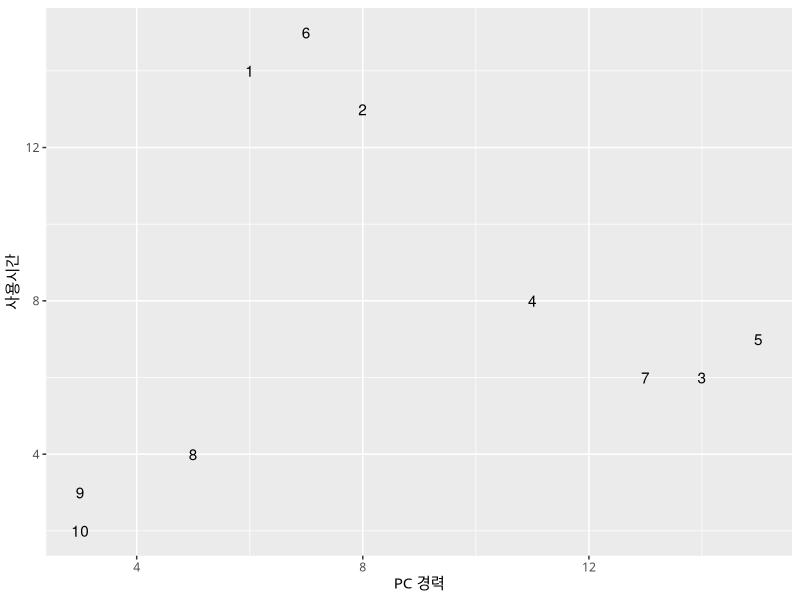
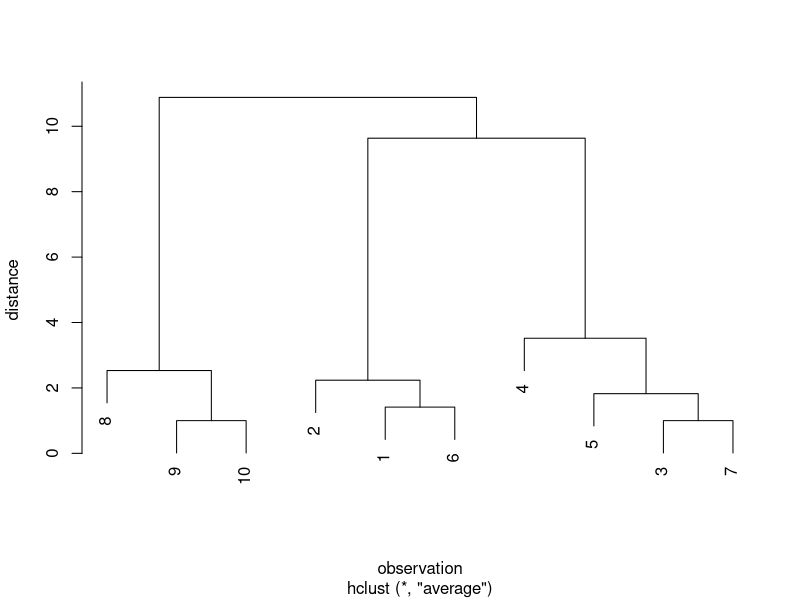
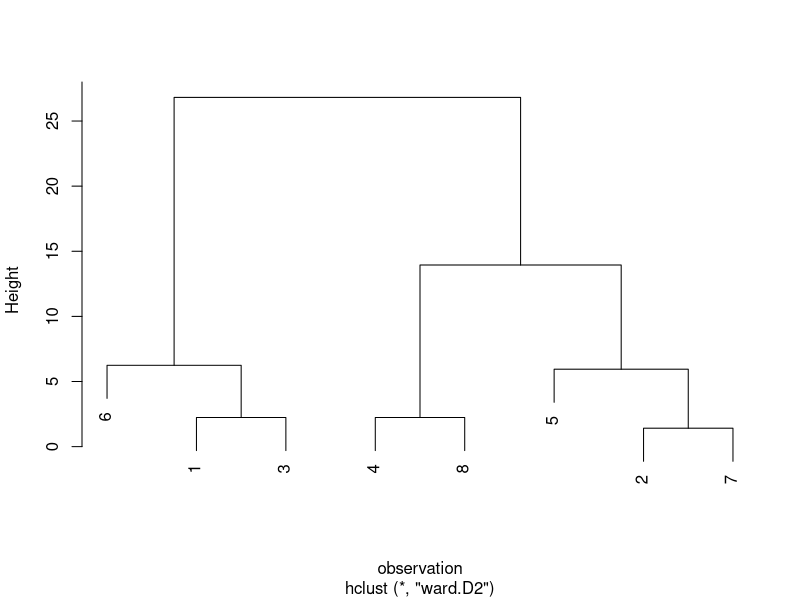
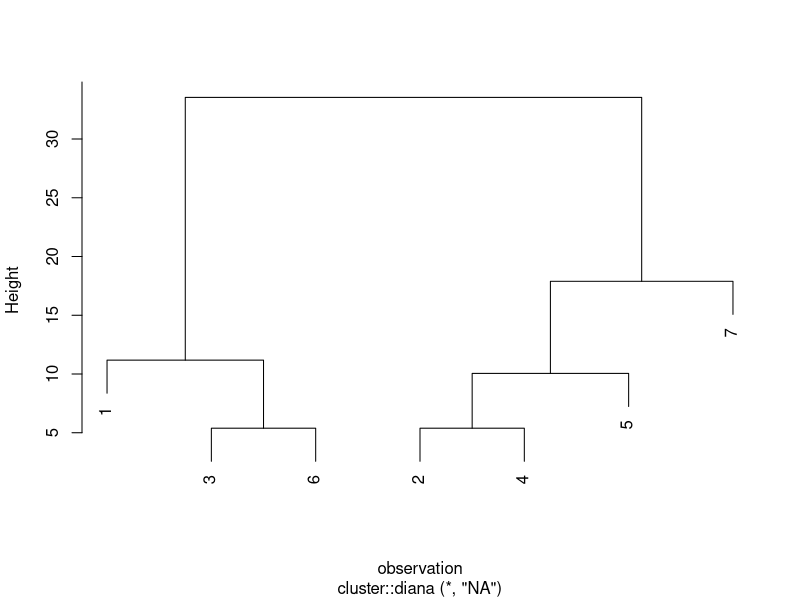
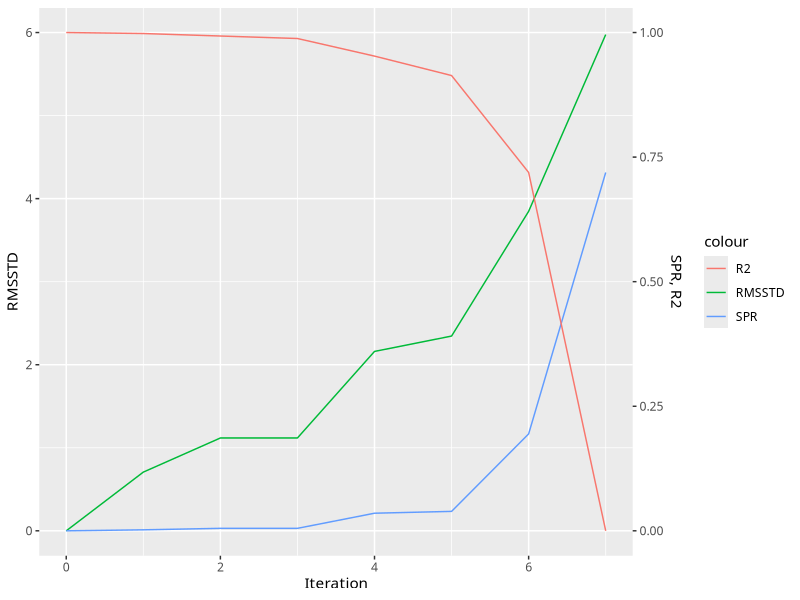

Source code (R) for these figures, in order:
## ---- chunk 1
library(tidyverse)
## ---- chunk 2
required_packages <- c("tidyverse", "stats", "cluster")
lapply(required_packages, function(x) {
  tibble(package=x, version=packageDescription(x, fields = c("Version"))[1])
}) %>% 
  bind_rows() %>%
  knitr::kable()
## ---- chunk 3
tribble(
  ~method, ~equation,
  "단일연결법(single linkage method)", "$\\min_{u \\in C_i, \\, v \\in C_j} d(u, v)$",
  "완전연결법(complete linkage method)", "$\\max_{u \\in C_i, \\, v \\in C_j} d(u, v)$",
  "평균연결법(average linkage method)", "$\\frac{1}{\\lvert C_i \\rvert \\lvert C_j \\rvert} \\sum_{u \\in C_i, \\, v \\in C_j} d(u, v)$",
  "중심연결법(centroid linkage method)", "$d(\\mathbf{c}_i, \\mathbf{c}_j)$"
) %>%
  knitr::kable(
    booktabs = TRUE,
    align = c('c', 'c'),
    col.names = c('연결법', '군집거리 $D(C_i, C_j)$'),
    caption = '연결법 종류'
  )
## ---- chunk 4
train_df <- tibble(
  id = c(1:10),
  x1 = c(6, 8, 14, 11, 15, 7, 13, 5, 3, 3),
  x2 = c(14,13, 6, 8, 7, 15, 6, 4, 3, 2)
)

knitr::kable(train_df, booktabs = TRUE,
             align = c('r', 'r', 'r'),
             col.names = c('객체번호', 'PC 경력(년, $x_1$)', '사용시간(시간, $x_2$)'),
             caption = 'PC 사용자 데이터')
## ---- chunk 5
theme_set(theme_gray(base_family='NanumGothic'))
ggplot(train_df, aes(x = x1, y = x2)) +
  geom_text(aes(label = id)) +
  xlab("PC 경력") +
  ylab("사용시간")
## ---- chunk 6
dist(train_df[, -1]) %>%
  hclust(method = "average") %>%
  plot(
    main = NULL,
    ylab = "distance",
    xlab = "observation"
  )
## ---- chunk 7
iteration <- vector("list", length = nrow(train_df))
## ---- chunk 8
merge_cluster <- function(df, cluster_label) {
  # 군집간 거리 계산한다. - 유클리드 거리 및 평균연결법 기반
  cluster_dist <- dist(subset(df, select = -id), upper = TRUE) %>% 
    broom::tidy() %>%
    mutate_if(is.factor, ~ as.integer(as.character(.))) %>%
    inner_join(
      cluster_label %>% rename(
        item1 = id, cluster1 = cluster
        ),
      by = "item1") %>%
    inner_join(
      cluster_label %>% rename(
        item2 = id, cluster2 = cluster
        ),
      by = "item2") %>%
    filter(cluster1 != cluster2) %>%
    group_by(cluster1, cluster2) %>%
    summarize(distance = mean(distance)) %>%
    ungroup()
  
  # 서로 가장 가깝게 위치하는 두 군집을 찾는다.
  closest_clusters <- cluster_dist %>%
    arrange(distance) %>%
    slice(1)
  
  # 군집해를 업데이트한다.
  cluster_label[
    cluster_label$cluster %in% (
      closest_clusters[, c("cluster1", "cluster2")] %>% unlist()
    ),
    "cluster"
  ] <- paste(
    closest_clusters[, c("cluster1", "cluster2")] %>% unlist(),
    collapse = ","
    )
  
  list(cluster_dist = cluster_dist, 
       closest_clusters = closest_clusters, 
       new_cluster_label = cluster_label)
}
## ---- chunk 9
init_cluster <- tibble(
  id = train_df$id,
  cluster = as.character(1:nrow(train_df))
)

print(unique(init_cluster$cluster))

k <- length(unique(init_cluster$cluster))

print(k)
## ---- chunk 10
iteration[[1]] <- merge_cluster(train_df, init_cluster)
## ---- chunk 11
iteration[[1]]$closest_cluster
## ---- chunk 12
iteration[[1]]$new_cluster_label
## ---- chunk 13
iteration[[2]] <- merge_cluster(
  train_df,
  iteration[[1]]$new_cluster_label
)
## ---- chunk 14
iteration[[2]]$closest_cluster
## ---- chunk 15
iteration[[2]]$new_cluster_label
## ---- chunk 16
iteration[[3]] <- merge_cluster(
  train_df,
  iteration[[2]]$new_cluster_label
)

print(iteration[[3]]$closest_cluster)

print(iteration[[3]]$new_cluster_label)
## ---- chunk 17
#단계0
init_cluster <- tibble(
  id = train_df$id,
  cluster = as.character(1:nrow(train_df))
)

i <- 0L
current_clusters <- unique(init_cluster$cluster)
k <- length(current_clusters)

print_clusters <- function(i, k, clusters) {
  cat("Iteration: ", i, ", k = ", k, ", clusters = ", paste0("{", clusters, "}"), "\n")
}

print_clusters(i, k, current_clusters)

#단계1
iteration <- vector("list", length = nrow(train_df) - 1)
while(k > 1) {
  i <- i + 1
  if(i == 1) {
    iteration[[i]] <- merge_cluster(
      train_df,
      init_cluster
    )
  } else {
    iteration[[i]] <- merge_cluster(
      train_df,
      iteration[[i-1]]$new_cluster_label
    )
  }

  current_clusters <- unique(iteration[[i]]$new_cluster_label$cluster)
  k <- length(current_clusters)
  
  print_clusters(i, k, current_clusters)
}
## ---- chunk 18
distance_matrix <- dist(train_df[, -1])
## ---- chunk 19
cluster_solution <- hclust(distance_matrix, method = "average")
## ---- chunk 20
names(cluster_solution)
## ---- chunk 21
cluster_solution$merge
## ---- chunk 22
cluster_solution$height
## ---- chunk 23
train_df <- tibble(
  id = c(1:8),
  x1 = c(4, 20, 3, 19, 17, 8, 19, 18),
  x2 = c(15, 13, 13, 4, 17, 11, 12, 6)
)

knitr::kable(train_df, booktabs = TRUE,
             align = c('r', 'r', 'r'),
             col.names = c('객체번호', '운전경력($x_1$)', '위반횟수($x_2$)'),
             caption = '운전경력에 따른 교통위반 횟수')
## ---- chunk 24
dist(train_df[, -1]) %>%
  hclust(method = "ward.D2") %>%
  plot(
    main = NULL,
    xlab = "observation"
  )
## ---- chunk 25
# SSW 계산
calculate_ssw <- function(df, cluster_label) {
  df %>%
    inner_join(cluster_label, by = "id") %>%
    group_by(cluster) %>%
    select(-id) %>%
    summarize_all(function(x) sum((x - mean(x))^2)) %>%
    ungroup() %>%
    mutate(ss = rowSums(subset(., select = -cluster))) %>%
    `[[`("ss") %>%
    sum()
}
## ---- chunk 26
# 임의의 군집해로부터 가능한 다음단계 군집해 생성
generate_clusters <- function(cluster_label) {
  unique_clusters <- unique(cluster_label$cluster)
  
  potential_pairs <- crossing(cluster1 = unique_clusters, 
           cluster2 = unique_clusters) %>%
    filter(cluster1 < cluster2) %>%
    mutate(cluster = paste(cluster1, cluster2, sep = ","))
  
  candidate_solutions <- potential_pairs %>%
    rowwise() %>%
    do(candidate_solution = merge_cluster(cluster_label, .)) %>%
    `[[`("candidate_solution")
  
  candidate_solutions
}
## ---- chunk 27
# 임의의 군집 결합 규칙 cluster_merge에 따른 군집해
merge_cluster <- function(cluster_label, cluster_merge) {
  idx <- cluster_label$cluster %in% cluster_merge[1:2]
  cluster_label[idx, "cluster"] <- cluster_merge[3]
  cluster_label
}
## ---- chunk 28
# 최적 군집 결합
best_merge_cluster <- function(df, cluster_label) {
  candidate_solutions <- generate_clusters(cluster_label)
  ssw <- sapply(candidate_solutions, function(x) calculate_ssw(df, x))
  list(
    new_cluster_label = candidate_solutions[[which.min(ssw)]],
    new_ssw = min(ssw)
  )
}
## ---- chunk 29
#단계0
init_cluster <- tibble(
  id = train_df$id,
  cluster = as.character(1:nrow(train_df))
)
i <- 0L
current_clusters <- unique(init_cluster$cluster)
k <- length(current_clusters)
ssw <- calculate_ssw(train_df, init_cluster)

print_clusters <- function(i, k, clusters, ssw) {
  cat("Iteration: ", i, ", k = ", k, ", clusters = ", paste0("{", clusters, "}"), ", SSW =", ssw, "\n")
}

print_clusters(i, k, current_clusters, ssw)


#단계1
iteration <- vector("list", length = nrow(train_df) - 1)
while(k > 1) {
  i <- i + 1
  if(i == 1) {
    iteration[[i]] <- best_merge_cluster(
      train_df,
      init_cluster
    )
  } else {
    iteration[[i]] <- best_merge_cluster(
      train_df,
      iteration[[i-1]]$new_cluster_label
    )
  }

  current_clusters <- unique(iteration[[i]]$new_cluster_label$cluster)
  k <- length(current_clusters)
  ssw <- iteration[[i]]$new_ssw
  
  print_clusters(i, k, current_clusters, ssw)
}
## ---- chunk 30
res_ward.D2 <- dist(train_df[, -1]) %>%
  hclust(method = "ward.D2")
## ---- chunk 31
res_ward.D2$height
## ---- chunk 32
tibble(
  iteration = c(1:(nrow(train_df) - 1)),
  height = res_ward.D2$height
) %>%
  mutate(
    delta_ssw = height ^ 2 / 2
  ) %>%
  mutate(
    ssw = cumsum(delta_ssw)
  ) %>%
  knitr::kable(
    booktabs = TRUE,
    align = c('r', 'r', 'r', 'r'),
    col.names = c('iteration', '$height$', '$\\Delta SSW = \\frac{1}{2} height ^ 2$', '$SSW = \\sum \\Delta SSW$'),
    caption = 'hclust 함수 ward.D2 방법의 height와 SSW 관계'
  )
## ---- chunk 33
res_ward.D <- dist(train_df[, -1]) %>%
  hclust(method = "ward.D")

res_ward.D$height
## ---- chunk 34
res_ward.D <- dist(train_df[, -1])^2 %>%
  hclust(method = "ward.D")

res_ward.D$height
## ---- chunk 35
sqrt(res_ward.D$height)
## ---- chunk 36
tibble(
  iteration = c(1:(nrow(train_df) - 1)),
  height = res_ward.D$height
) %>%
  mutate(
    delta_ssw = height / 2
  ) %>%
  mutate(
    ssw = cumsum(delta_ssw)
  ) %>%
  knitr::kable(
    booktabs = TRUE,
    align = c('r', 'r', 'r', 'r'),
    col.names = c('iteration', '$height$', '$\\Delta SSW = \\frac{1}{2} height$', '$SSW = \\sum \\Delta SSW$'),
    caption = 'hclust 함수 ward.D 방법의 height와 SSW 관계'
  )
## ---- chunk 37
res_agnes_ward <- cluster::agnes(train_df[, -1], method = "ward")

sort(res_agnes_ward$height)
## ---- chunk 38
train_df <- tibble(
  id = c(1:7),
  x1 = c(30, 45, 25, 40, 50, 20, 42),
  x2 = c(15, 22, 12, 24, 25, 10, 9)
)

knitr::kable(train_df, booktabs = TRUE,
             align = c('r', 'r', 'r'),
             col.names = c('객체번호', '$x_1$', '$x_2$'),
             caption = 'DIANA 군집 대상 객체 데이터')
## ---- chunk 39
res_diana <- cluster::diana(train_df[, -1])
cluster::pltree(res_diana,
                main = NULL,
                xlab = "observation"
                )
## ---- chunk 40
max_distance_cluster <- function(df, cluster_label) {
  unique_cluster <- unique(cluster_label$cluster)
  
  cluster_df <- lapply(unique_cluster, function(x) {
    cluster_label %>% 
      filter(cluster == x) %>%
      inner_join(df, by = "id") %>%
      select(-cluster, -id)
    })
  
  max_distance <- sapply(cluster_df, 
                         function(x) {
                           if(nrow(x) == 1) return(0)
                           max(dist(x))
                         }
                         )

  list(
    cluster = unique_cluster[which.max(max_distance)],
    distance = max(max_distance)
  )
}
## ---- chunk 41
max_within_distance <- function(cluster_df) {
  idx <- dist(subset(cluster_df, select = -id), upper = TRUE) %>%
    broom::tidy() %>%
    group_by(item1) %>%
    summarize(mean_distance = mean(distance)) %>%
    ungroup() %>%
    arrange(-mean_distance) %>%
    .[["item1"]] %>%
    .[1]
  
  cluster_df$id[idx]
}
## ---- chunk 42
e_score <- function(object, A, B) {
  d_from_A <- proxy::dist(subset(A, id == object, -id), 
                          subset(A, id != object, -id)) %>% 
    mean()
  d_from_B <- proxy::dist(subset(A, id == object, -id), 
                          B %>% select(-id)) %>% 
    mean()
  return(d_from_A - d_from_B)
}
## ---- chunk 43
split_cluster <- function(cluster_df) {
  n <- nrow(cluster_df)
  
  idx_A <- cluster_df$id
  idx_B <- NULL
  
  # 단계2-1
  max_object <- max_within_distance(cluster_df)
  e_i <- Inf

  while(e_i > 0) {
    # 단계2-2
    idx_B <- c(idx_B, max_object)
    idx_A <- setdiff(idx_A, max_object)
    
    A <- cluster_df %>% filter(id %in% idx_A)
    B <- cluster_df %>% filter(id %in% idx_B)

    # 단계2-3
    if(nrow(A) > 1) {
      e_is <- sapply(A$id, function(x) e_score(x, A, B))
      max_object <- A$id[which.max(e_is)]
      e_i <- max(e_is)
    } else {
      e_i <- -Inf
    }
  }
  
  return(list(idx_A = idx_A, idx_B = idx_B))
}
## ---- chunk 44
# 단계0
current_cluster <- tibble(
  id = train_df$id
)
current_cluster$cluster <- paste(1:nrow(current_cluster), collapse = ",")
i <- 0L
k <- 1L

while(k < nrow(train_df)) {
  i <- i + 1L
  
  # 단계1
  max_cluster <- max_distance_cluster(train_df, current_cluster)

  # 단계2
  new_split <- current_cluster %>%
    filter(cluster == max_cluster$cluster) %>%
    inner_join(train_df, by = "id") %>%
    select(-cluster) %>%
    split_cluster()

  # 군집해 업데이트
  current_cluster[
    current_cluster$id %in% new_split$idx_A, 
    "cluster"] <- paste(new_split$idx_A, collapse = ",")
  current_cluster[
    current_cluster$id %in% new_split$idx_B, 
    "cluster"] <- paste(new_split$idx_B, collapse = ",")
  
  # 군집해 출력
  k <- length(unique(current_cluster$cluster))
  cat("Iteration: ", i, ", k = ", k, ", clusters = ", 
      paste0("{", unique(current_cluster$cluster), "}"),
      ", height = ", max_cluster$distance, "\n")
}
## ---- chunk 45
train_df <- tibble(
  id = c(1:8),
  x1 = c(4, 20, 3, 19, 17, 8, 19, 18),
  x2 = c(15, 13, 13, 4, 17, 11, 12, 6)
)

sst <- train_df %>%
  select(-id) %>%
  sapply(function(x) sum((x - mean(x))^2)) %>%
  sum()

#단계0
init_cluster <- tibble(
  id = train_df$id,
  cluster = as.character(1:nrow(train_df))
)
i <- 0L
current_clusters <- unique(init_cluster$cluster)
k <- length(current_clusters)
ssw <- calculate_ssw(train_df, init_cluster)
old_ssw <- NA_real_

#단계1
iteration <- vector("list", length = nrow(train_df) - 1)
while(k > 1) {
  i <- i + 1
  old_ssw <- ssw
  
  if(i == 1) {
    old_cluster <- init_cluster
  } else {
    old_cluster <- iteration[[i-1]]$new_cluster_label
  }
  
  iteration[[i]] <- best_merge_cluster(
    train_df,
    old_cluster
  )
  
  merged <- old_cluster %>% 
    anti_join(iteration[[i]]$new_cluster_label, by = "cluster")
  
  current_clusters <- unique(iteration[[i]]$new_cluster_label$cluster)
  k <- length(current_clusters)
  ssw <- iteration[[i]]$new_ssw
  
  iteration[[i]]$rmsstd <- sqrt(
    merged %>% 
      inner_join(train_df, by = "id") %>%
      select(-id, -cluster) %>%
      sapply(function(x) sum((x - mean(x))^2)) %>%
      sum() / (2 * (nrow(merged) - 1))
  )
  
  iteration[[i]]$iter <- i
  iteration[[i]]$merge <- paste0("{", unique(merged$cluster), "}", collapse = ", ")
  iteration[[i]]$sol <- paste0("{", unique(current_clusters), "}", collapse = ", ")
  iteration[[i]]$spr <- (ssw - old_ssw) / sst
  iteration[[i]]$r_sq <- 1 - ssw / sst
}
## ---- chunk 46
cluster_statistic <- lapply(iteration, function(x) x[
  c("iter", "merge", "sol", "rmsstd", "spr", "r_sq")]) %>%
  bind_rows(
    tibble(
      iter = 0,
      sol = paste0("{", unique(init_cluster$cluster), "}", collapse = ", "),
      r_sq = 1
    )
  ) %>%
  arrange(iter)

cluster_statistic %>%
  knitr::kable(
    booktabs = TRUE,
    col.names = c('Iteration', '통합대상군집', '통합 후 군집',
                  '$RMSSTD$', '$SPR$', '$R^2$'),
    caption = '군집 과정에 따른 여러 통계량'
  )

cluster_statistic %>%
  mutate(
    rmsstd = if_else(is.na(rmsstd), 0, rmsstd),
    spr = if_else(is.na(spr), 0, spr)
    ) %>%
  ggplot(aes(x = iter)) +
  geom_line(aes(y = rmsstd, color = "RMSSTD")) +
  geom_line(aes(y = spr * 6, color = "SPR")) + 
  geom_line(aes(y = r_sq * 6, color = "R2")) + 
  scale_y_continuous(sec.axis = sec_axis(~ . / 6, name = "SPR, R2")) +
  ylab("RMSSTD") +
  xlab("Iteration")
